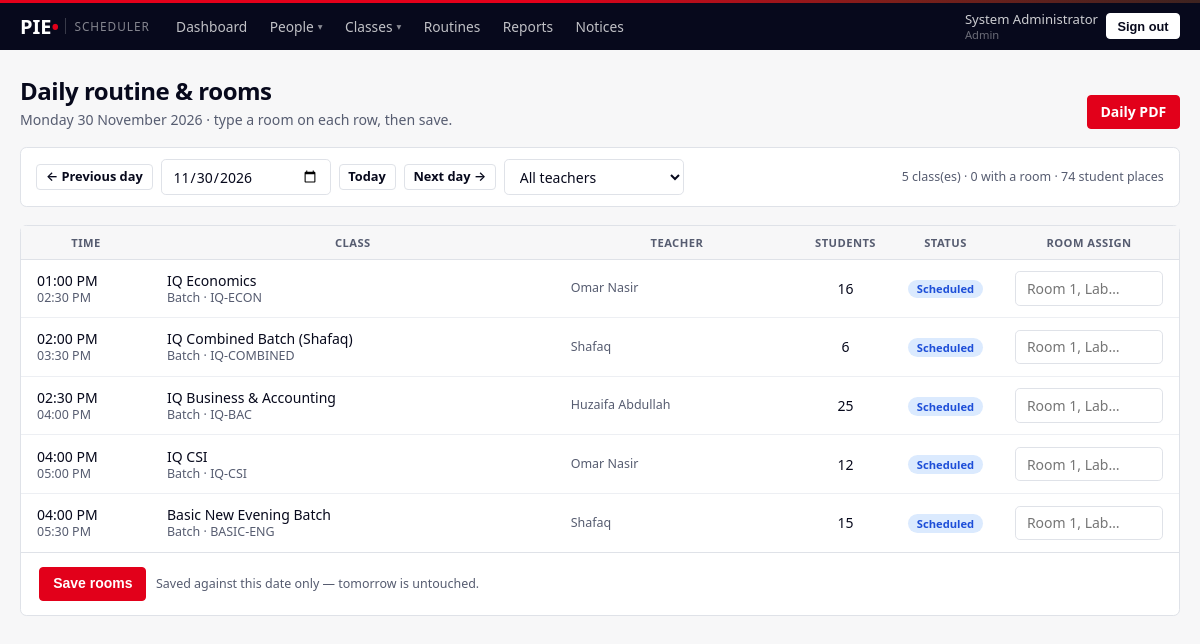
The page /admin/daily (signed in) on the database its author committed.
### models.py (models this page shows, shortened)
class User(UserMixin, db.Model):
    __tablename__ = "user"
    id           = db.Column(db.Integer, primary_key=True)
    username     = db.Column(db.String(64), unique=True, nullable=False, index=True)
    password_hash= db.Column(db.String(255), nullable=False)
    full_name    = db.Column(db.String(120), nullable=False)
    role         = db.Column(db.String(16), nullable=False, index=True)
    status       = db.Column(db.String(16), default="ACTIVE", nullable=False, index=True)
    phone        = db.Column(db.String(32))
    email        = db.Column(db.String(120))
    branch       = db.Column(db.String(32), index=True)
    subjects     = db.Column(db.String(255))          # teachers only
    max_daily_hours = db.Column(db.Float, default=8.0)# teachers only
    days_off     = db.Column(db.String(32))           # teachers: "0,3" = Mon,Thu
    work_hours   = db.Column(db.String(255))          # "0=10:00-20:00;1=14:00-20:00"
    initial_password = db.Column(db.String(64))
    created_at   = db.Column(db.DateTime, default=datetime.utcnow)
    @property
    def is_active(self):
        return self.status == "ACTIVE"
    @property
    def is_admin(self):
        return self.role == "ADMIN"

class ClassSchedule(db.Model):
    __tablename__ = "class_schedule"
    id           = db.Column(db.Integer, primary_key=True)
    date         = db.Column(db.Date, nullable=False, index=True)
    start_time   = db.Column(db.Time, nullable=False)
    end_time     = db.Column(db.Time, nullable=False)
    duration_mins= db.Column(db.Integer, nullable=False)
    task         = db.Column(db.String(200))
    class_type   = db.Column(db.String(20), nullable=False, default="1-on-1")
    venue        = db.Column(db.String(80), default="Centre")
    room         = db.Column(db.String(100))          # typed per date by admin
    teacher_id   = db.Column(db.Integer, db.ForeignKey("user.id"), nullable=False, index=True)
    course_id    = db.Column(db.Integer, db.ForeignKey("course.id"), nullable=True)
    student_id   = db.Column(db.Integer, db.ForeignKey("user.id"), nullable=True, index=True)
    status       = db.Column(db.String(30), default="Scheduled", index=True)
    notes        = db.Column(db.Text)
    group_id     = db.Column(db.Integer, db.ForeignKey("class_group.id"), index=True)
    slot_id      = db.Column(db.Integer, db.ForeignKey("class_slot.id"))
    created_by   = db.Column(db.Integer, db.ForeignKey("user.id"))
    created_at   = db.Column(db.DateTime, default=datetime.utcnow)
    teacher = db.relationship("User", foreign_keys=[teacher_id],
                              backref=db.backref("teacher_schedules", cascade="all, delete-orphan"))
    student = db.relationship("User", foreign_keys=[student_id],
                              backref=db.backref("student_schedules", lazy="dynamic"))
    course  = db.relationship("Course", backref=db.backref("schedules", cascade="all, delete-orphan"))
    att_records = db.relationship("ScheduleAttendance", backref="schedule",
                                  cascade="all, delete-orphan")
    @property
    def start_str(self):
        return self.start_time.strftime("%I:%M %p")
    @property
    def end_str(self):
        return self.end_time.strftime("%I:%M %p")
    @property
    def head_count(self):
        from models import GroupStudent
        if self.group_id:
            return GroupStudent.query.filter_by(group_id=self.group_id).count()
        if self.student_id:
            return 1
        return None

class Course(db.Model):
    __tablename__ = "course"
    id           = db.Column(db.Integer, primary_key=True)
    course_code  = db.Column(db.String(32), unique=True, nullable=False)
    course_name  = db.Column(db.String(160), nullable=False)
    description  = db.Column(db.Text)          # what the course is, in prose
    mnemonic       = db.Column(db.String(40))    # e.g. 03 IFY MDH
    awarding_body  = db.Column(db.String(120))   # e.g. INTO Qualifications
    level          = db.Column(db.String(80))    # e.g. RQF Level 3
    credits        = db.Column(db.Integer)
    learning_hours = db.Column(db.Integer)
    assessment     = db.Column(db.Text)          # one line per component
    outcomes       = db.Column(db.Text)          # one line per outcome
    branch       = db.Column(db.String(32))
    is_archived  = db.Column(db.Boolean, default=False, nullable=False)
    created_at   = db.Column(db.DateTime, default=datetime.utcnow)

### views_admin.py (the view)
@bp.route("/admin/daily", methods=["GET"])
@login_required
@admin_only
def daily():
    on = parse_date(request.args.get("date")) or date.today()
    tid = request.args.get("teacher_id", type=int)
    rows = get_daily_schedule(on, teacher_id=tid)
    live = [r for r in rows if r.status != "Cancelled"]
    stats = {
        "classes": len(live),
        "with_room": sum(1 for r in live if r.room),
        "online": sum(1 for r in live
                      if (r.venue or "").lower() in ("online", "zoom")),
        "students": sum(r.head_count or 0 for r in live),
    }
    return render_template("admin/daily.html", on=on, rows=rows, stats=stats,
                           prev_d=on - timedelta(days=1),
                           next_d=on + timedelta(days=1),
                           filter_tid=tid, today=date.today(), **_lists())

### templates/admin/daily.html (shortened to what this page needs)
{% extends "base.html" %}
{% import "partials/macros.html" as m %}
{% block content %}
<div class="page-head">
  <div>
    <h1 class="page-title">Daily routine &amp; rooms</h1>
    <p class="page-sub">{{ on.strftime('%A %d %B %Y') }} &middot;
      type a room on each row, then save.</p>
  </div>
  <div class="head-actions">
    <a class="btn btn-primary"
       href="{{ url_for('admin.daily_pdf', date=on.isoformat(),
                        teacher_id=filter_tid or '') }}">Daily PDF</a>
  </div>
</div>
<div class="panel" style="margin-bottom:1.1rem;padding:.7rem .95rem">
  <form method="get" style="display:flex;gap:.5rem;flex-wrap:wrap;align-items:center">
    <a class="btn btn-outline btn-sm"
       href="{{ url_for('admin.daily', date=prev_d.isoformat(), teacher_id=filter_tid or '') }}">&larr; Previous day</a>
    <input type="date" class="form-control" name="date" value="{{ on.isoformat() }}"
           onchange="this.form.submit()" style="width:170px">
    <a class="btn btn-outline btn-sm"
       href="{{ url_for('admin.daily', teacher_id=filter_tid or '') }}">Today</a>
    <a class="btn btn-outline btn-sm"
       href="{{ url_for('admin.daily', date=next_d.isoformat(), teacher_id=filter_tid or '') }}">Next day &rarr;</a>
    <select class="form-select" name="teacher_id" style="max-width:180px"
            onchange="this.form.submit()">
      <option value="">All teachers</option>
    </select>
    <span class="sub" style="margin-left:auto">
      {{ stats.classes }} class(es) &middot; {{ stats.with_room }} with a room
      &middot; {{ stats.students }} student places
    </span>
  </form>
</div>
{% if rows %}
<form method="post" action="{{ url_for('admin.daily_rooms') }}">
<div class="panel p-0">
  <div class="table-responsive">
    <table class="list-table">
      <thead>
        <tr><th style="width:130px">Time</th><th>Class</th><th>Teacher</th>
            <th style="width:80px;text-align:center">Students</th>
            <th style="width:90px">Status</th>
            <th style="width:180px">Room assign</th></tr>
      </thead>
      <tbody>
      {% for c in rows %}
        <tr class="{{ 'row-off' if c.status == 'Cancelled' }}">
          <td class="nowrap mono">{{ c.start_str }}<div class="sub">{{ c.end_str }}</div></td>
          <td>
            <div class="td-name">{{ c.task or 'Class' }}</div>
            <div class="sub">
              {% if c.class_type == '1-on-1' %}One-to-one{% else %}{{ c.class_type }}{% endif %}
              {% if c.course %} &middot; {{ c.course.course_code }}{% endif %}
            </div>
          </td>
          <td class="sub">{{ c.teacher.full_name if c.teacher else '—' }}</td>
          <td style="text-align:center" class="mono">
            {{ c.head_count if c.head_count is not none else '—' }}
          </td>
          <td>{{ m.pill_sched(c.status) }}</td>
          <td>
            {% if c.venue and c.venue|lower in ['online','zoom'] %}
              <span class="pill pill-blue">ONLINE</span>
              <input type="hidden" name="room_{{ c.id }}" value="{{ c.room or '' }}">
            {% else %}
              <input class="form-control room-in" name="room_{{ c.id }}"
                     value="{{ c.room or '' }}" placeholder="Room 1, Lab…"
                     autocomplete="off" list="roomList">
            {% endif %}
          </td>
        </tr>
      {% endfor %}
      </tbody>
    </table>
  </div>
  <div style="padding:.9rem 1.15rem;border-top:1px solid var(--line);
              display:flex;gap:.6rem;align-items:center;flex-wrap:wrap">
    <button class="btn btn-primary">Save rooms</button>
    <span class="sub">Saved against this date only — tomorrow is untouched.</span>
  </div>
</div>
</form>
{% else %}
<div class="panel"><p class="empty-line">No classes on this date.</p></div>
{% endif %}
{% endblock %}

### templates/base.html (shortened to what this page needs)
<!DOCTYPE html>
<html lang="en">
<head>
<link rel="stylesheet" href="{{ url_for('static', filename='css/style.css') }}">
</head>
<body>
{% if current_user.is_authenticated %}
<header class="app-bar">
  <div class="bar-inner">
    <a class="wordmark" href="{{ url_for('dashboard') }}">
      PIE<span class="wm-pie"> &bull;</span>
      <span class="wm-app">Scheduler</span>
    </a>
    <nav class="main-nav">
      {% if current_user.is_admin %}
        <a class="nav-link {{ 'active' if request.endpoint == 'admin.overview' }}"
           href="{{ url_for('admin.overview') }}">Dashboard</a>
        <div class="nav-drop">
          <button type="button" class="nav-link nav-drop-btn
            {{ 'active' if request.endpoint and ('student' in request.endpoint
               or 'teacher' in request.endpoint or 'batch' in request.endpoint) }}">
            People <span class="caret">&#9662;</span>
          </button>
        </div>
        <div class="nav-drop">
          <button type="button" class="nav-link nav-drop-btn
            {{ 'active' if request.endpoint and ('course' in request.endpoint
               or 'class' in request.endpoint or 'schedule' in request.endpoint
               or request.endpoint == 'admin.calendar') }}">
            Classes <span class="caret">&#9662;</span>
          </button>
        </div>
        <a class="nav-link {{ 'active' if request.endpoint and 'routines' in request.endpoint }}"
           href="{{ url_for('admin.routines') }}">Routines</a>
        <a class="nav-link {{ 'active' if request.endpoint == 'admin.reports' }}"
           href="{{ url_for('admin.reports') }}">Reports</a>
        <a class="nav-link {{ 'active' if request.endpoint == 'admin.notices' }}"
           href="{{ url_for('admin.notices') }}">Notices</a>
      {% elif current_user.is_viewer %}
        <a class="nav-link {{ 'active' if 'viewer' in (request.endpoint or '') }}"
           href="{{ url_for('viewer.search') }}">Student Records</a>
      {% elif current_user.is_teacher %}
        <a class="nav-link {{ 'active' if request.endpoint == 'teacher.my_schedule' }}"
           href="{{ url_for('teacher.my_schedule') }}">My Schedule</a>
        <a class="nav-link {{ 'active' if request.endpoint in ('teacher.my_courses','teacher.course') }}"
           href="{{ url_for('teacher.my_courses') }}">My Courses</a>
      {% elif current_user.is_student %}
        <a class="nav-link {{ 'active' if request.endpoint == 'student.dashboard' }}"
           href="{{ url_for('student.dashboard') }}">My Learning</a>
      {% endif %}
    </nav>
    <div class="bar-user">
      <span class="who">{{ current_user.full_name }}<em>{{ current_user.role|title }}</em></span>
      <a href="{{ url_for('logout') }}">
        <button class="btn-signout">Sign out</button>
      </a>
    </div>
  </div>
</header>
{% endif %}
<div class="page">
  {% block content %}{% endblock %}
</div>
</body>
</html>

### templates/partials/macros.html (shortened to what this page needs)
{% macro pill_sched(status) %}
{% if status == 'Scheduled' %}<span class="pill pill-blue">Scheduled</span>
{% elif status == 'Completed' %}<span class="pill pill-green">Completed</span>
{% elif status == 'Cancelled' %}<span class="pill pill-gray">Cancelled</span>
{% elif status == 'Student Absent' %}<span class="pill pill-amber">Student Absent</span>
{% elif status == 'Teacher Absent' %}<span class="pill pill-red">Teacher Absent</span>
{% else %}<span class="pill pill-gray">{{ status }}</span>
{% endif %}
{% endmacro %}

### rows shown on the page
User: full_name "System Administrator", role "Admin"
ClassSchedule: start_str "01:00 PM", end_str "02:30 PM", task "IQ Economics", class_type "Batch", course.course_code "IQ-ECON", teacher "Omar Nasir", head_count "16", status "Scheduled"
ClassSchedule: start_str "02:00 PM", end_str "03:30 PM", task "IQ Combined Batch (Shafaq)", class_type "Batch", course.course_code "IQ-COMBINED", teacher "Shafaq", head_count "6", status "Scheduled"
ClassSchedule: start_str "02:30 PM", end_str "04:00 PM", task "IQ Business & Accounting", class_type "Batch", course.course_code "IQ-BAC", teacher "Huzaifa Abdullah", slot "25", status "Scheduled"
ClassSchedule: start_str "04:00 PM", end_str "05:00 PM", task "IQ CSI", class_type "Batch", course.course_code "IQ-CSI", teacher "Omar Nasir", head_count "12", status "Scheduled"
ClassSchedule: start_str "04:00 PM", end_str "05:30 PM", task "Basic New Evening Batch", class_type "Batch", course.course_code "BASIC-ENG", teacher "Shafaq", head_count "15", status "Scheduled"

### other values the page prints
{{ on.strftime('%A %d %B %Y') }} "Monday 30 November 2026"
{{ stats.classes }} "5"
{{ stats.with_room }} "0"
{{ stats.students }} "74"
